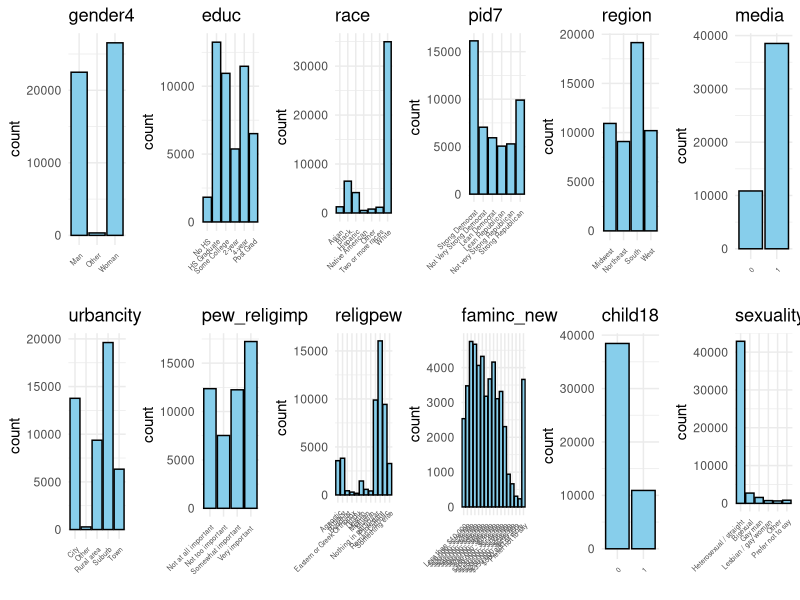
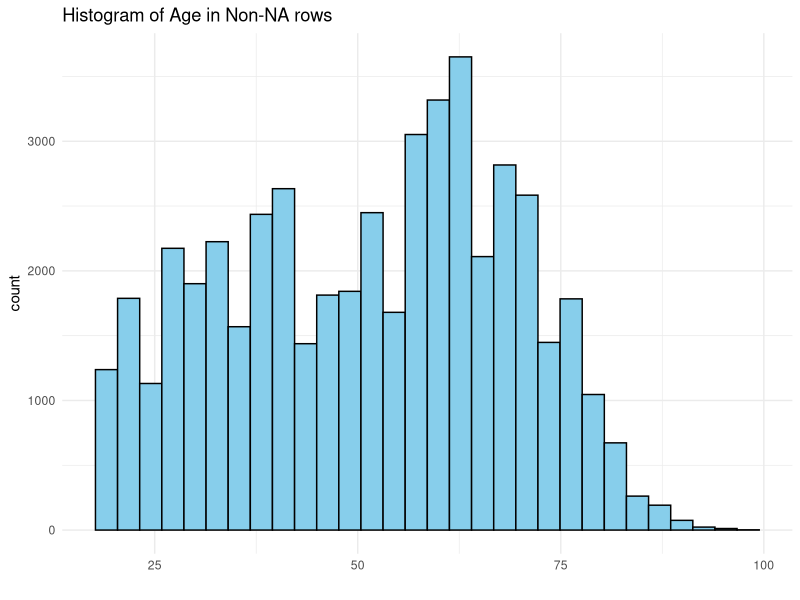
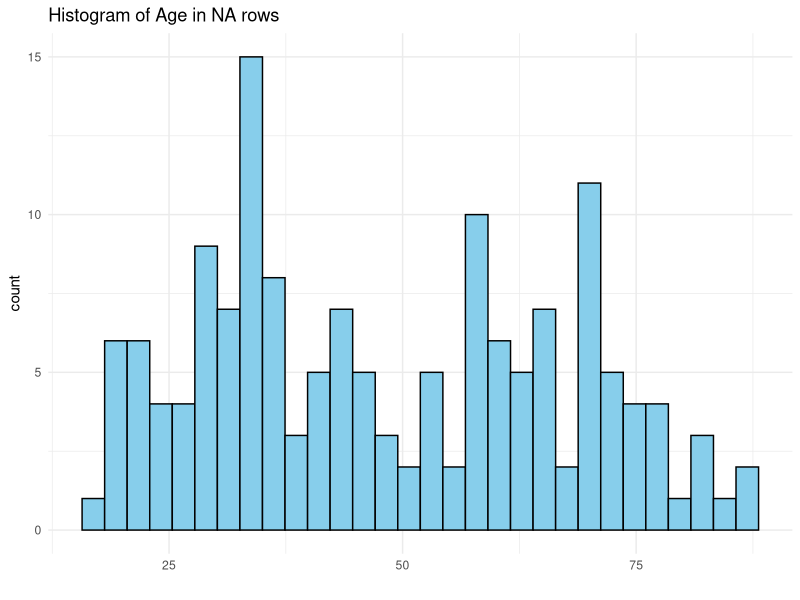
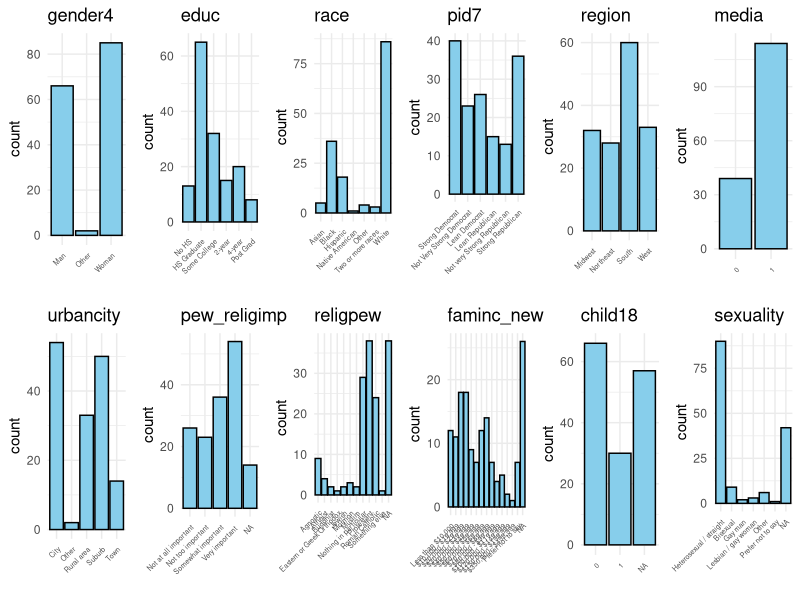
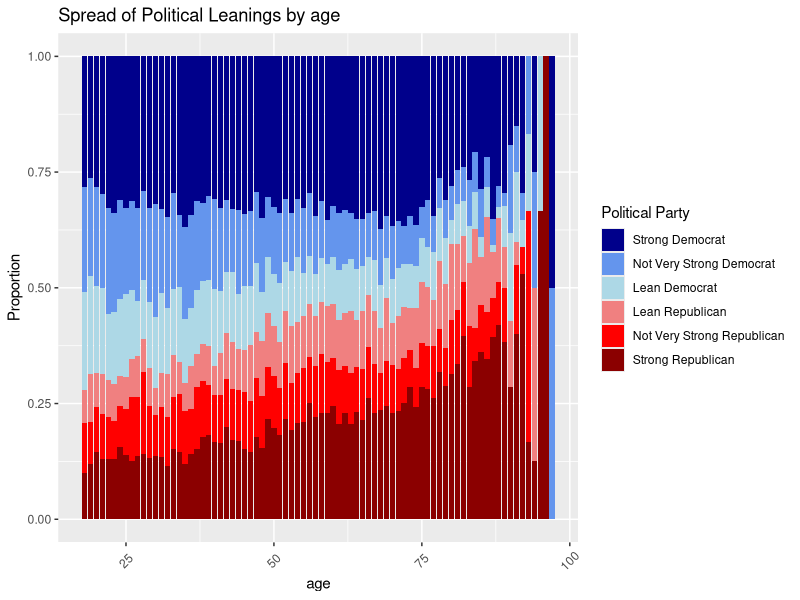
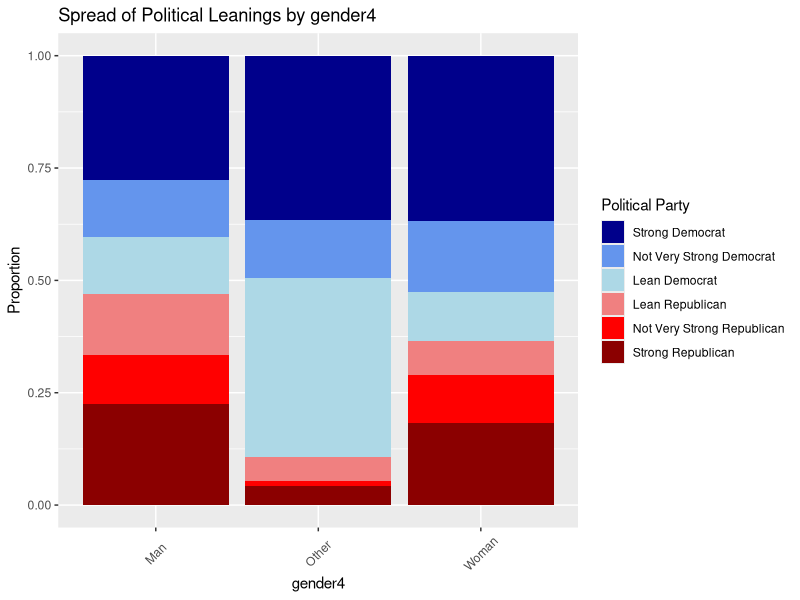
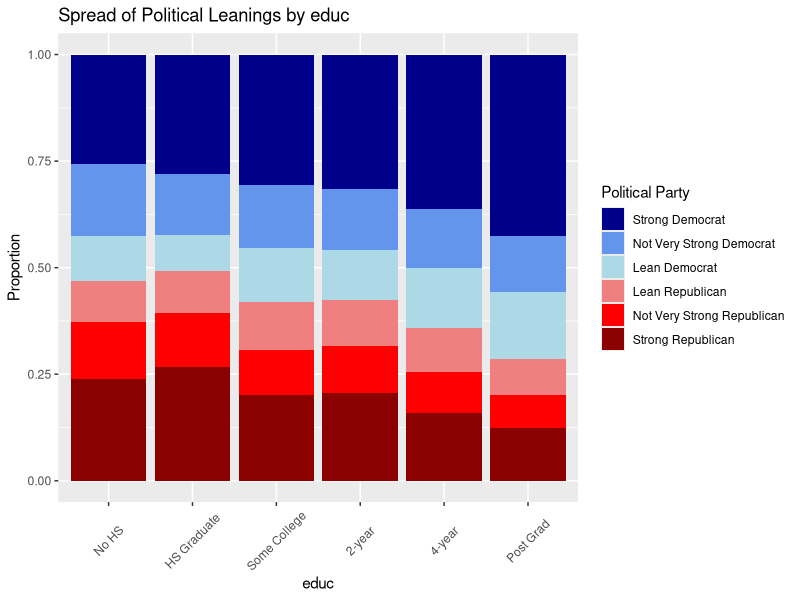
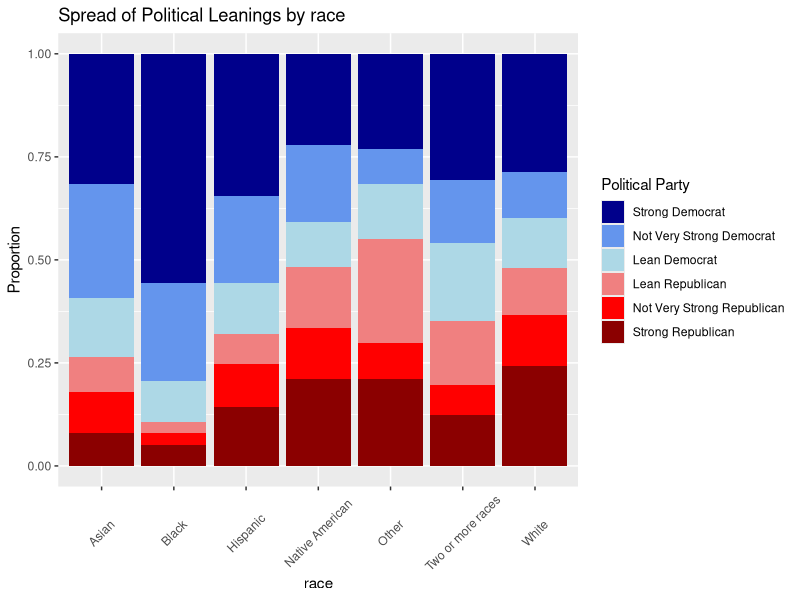

Generate these figures, in order, with R: (Note: this script raises an error after producing the figures.)
## ---- chunk 1

# Import Libraries

library(tidyverse)
library(dplyr)
library(foreign)
library(ggplot2)
library(MASS)
library(Hmisc)
library(reshape2)

#Formatting From 2022 Data

# data <- read_csv('data_2022.csv')
# data <- data %>% filter((!pid7 %in% c(4,8,9))) # dropped moderate and not sure
# data <- data %>% mutate(age = 2022 - birthyr)
# data <- data %>% rename(media = CC22_200_1)
# data <- data %>% select(age, gender4,educ,race,pid7,inputstate,region,media,urbancity,pew_religimp,religpew,faminc_new,child18,sexuality)
# 1 is yes, #2 is no 
## ---- chunk 2

# Clean up data_smol
data_smol <- read.csv("data_smol.csv")

# Get rid of state
data_smol <- data_smol[-6]

#Recoding variables of interest from numbers
data_smol <- data_smol %>%
  mutate(gender4 = case_when(gender4 == '1' ~ 'Man',
                             gender4 == '2' ~ 'Woman',
                             gender4 == '3' ~ 'Other',
                             gender4 == '4' ~ 'Other')) %>%
  mutate(race = recode(race,
                       '1' = 'White',
                       '2' = 'Black',
                       '3' = 'Hispanic',
                       '4' = 'Asian',
                       '5' = 'Native American',
                       '6' = 'Two or more races',
                       '7' = 'Other',
                       '8' = 'Native American')) %>%
  mutate(region = recode(region,
                         '1' = 'Northeast',
                         '2' = 'Midwest',
                         '3' = 'South',
                         '4' = 'West')) %>%
  mutate(educ = factor(recode(educ,
                                 '1' = 'No HS',
                                 '2' = 'HS Graduate',
                                 '3' = 'Some College',
                                 '4' = '2-year',
                                 '5' = '4-year',
                                 '6' = 'Post Grad'), 
                          #after recoding assign levels
                          levels = c(
                            'No HS',
                            'HS Graduate',
                            'Some College',
                            '2-year',
                            '4-year',
                            'Post Grad')))%>%
  mutate(pid7 = as.character(pid7)) %>%
  mutate(pid7 = factor(
    recode(pid7,
      '1' = 'Strong Democrat',
      '2' = 'Not Very Strong Democrat',
      '3' = 'Lean Democrat',
      '5' = 'Lean Republican',
      '6' = 'Not very Strong Republican',
      '7' = 'Strong Republican'),
    #After recoding, we assign the order here
    levels = c(
      'Strong Democrat',
      'Not Very Strong Democrat',
      'Lean Democrat',
      'Lean Republican',
      'Not very Strong Republican',
      'Strong Republican'
    )))%>%
mutate(urbancity = recode(urbancity,
                         '1' = 'City',
                         '2' = 'Suburb',
                         '3' = 'Town',
                         '4' = 'Rural area', 
                         '5' = 'Other'))%>%
mutate(pew_religimp= recode(pew_religimp,
                         '1' = 'Very important ',
                         '2' = 'Somewhat important',
                         '3' = 'Not too important',
                         '4' = 'Not at all important'))%>%
mutate(sexuality= recode(sexuality,
                         '1' = ' Heterosexual / straight',
                         '2' = 'Lesbian / gay woman',
                         '3' = 'Gay man',
                         '4' = 'Bisexual',
                         '5'='Other', 
                         '6'='Prefer not to say'))%>%
mutate(religpew = recode(religpew,
                           '1' = 'Protestant',
                           '2' = 'Roman Catholic',
                           '3' = 'Mormon',
                           '4' = 'Eastern or Greek Orthodox',
                           '5' = 'Jewish',
                           '6' = 'Muslim',
                           '7' = 'Buddhist',
                           '8' = 'Hindu',
                           '9' = 'Atheist',
                           '10' = 'Agnostic',
                           '11' = 'Nothing in particular',
                           '12' = 'Something else'))%>%
mutate(faminc_new=recode(faminc_new,
                      "1" = "Less than $10,000",
                      "2" = "$10,000 - $19,999",
                      "3" = "$20,000 - $29,999",
                      "4" = "$30,000 - $39,999",
                      "5" = "$40,000 - $49,999",
                      "6" = "$50,000 - $59,999",
                      "7" = "$60,000 - $69,999",
                      "8" = "$70,000 - $89,999",
                      "9" = "$80,000 - $99,999",
                      "10" = "$100,000 - $119,999",
                      "11" = "$120,000 - $149,999",
                      "12" = "$150,000 - $199,999",
                      "13" = "$200,000 - $249,999",
                      "14" = "$250,000 - $349,999",
                      "15" = "$350,000 - $499,999",
                      "16" = "$500,000 or more",
                      "97" = "Prefer not to say")) %>%
  mutate(faminc_new = factor(faminc_new, levels = c(
    "Less than $10,000",
    "$10,000 - $19,999",
    "$20,000 - $29,999",
    "$30,000 - $39,999",
    "$40,000 - $49,999",
    "$50,000 - $59,999",
    "$60,000 - $69,999",
    "$70,000 - $89,999",
    "$80,000 - $99,999",
    "$100,000 - $119,999",
    "$120,000 - $149,999",
    "$150,000 - $199,999",
    "$200,000 - $249,999",
    "$250,000 - $349,999",
    "$350,000 - $499,999",
    "$500,000 or more",
    "Prefer not to say"
  ))) %>%
  mutate(media = ifelse(media == 1, 1, 0)) %>%
  mutate(child18 = ifelse(child18 == 1, 1, 0)) 
## ---- chunk 3

# How many NAs do we have 

rows_with_na <- data_smol[which(rowSums(is.na(data_smol)) > 0),]

data_smol <- na.omit(data_smol)

## ---- chunk 4
#Plot the data_smol values

library(cowplot)

# Function to create bar plots for categorical variables using ggplot2
plot_categorical_ggplot <- function(data, col) {
  ggplot(data, aes(x = factor(data[[col]]))) +
    geom_bar(fill = "skyblue", color = "black") +
    labs(title = col, x = "") +
    theme_minimal() +
    theme(axis.text.x = element_text(angle = 45, size = 5, hjust = 1))
}

# Create a list of ggplot objects
plots_list <- lapply(names(data_smol)[-which(names(data_smol) == "age")], function(col) {
  plot_categorical_ggplot(data_smol, col)
})

# Combine the plots into a grid
plot_grid(plotlist = plots_list, ncol = 6)

## ---- chunk 5

#Age 

ggplot(data_smol, aes(x = age)) +
    geom_histogram(fill = "skyblue", color = "black") +
    labs(title = "Histogram of Age in Non-NA rows", x = "") +
    theme_minimal() 

ggplot(rows_with_na, aes(x = age)) +
    geom_histogram(fill = "skyblue", color = "black") +
    labs(title = "Histogram of Age in NA rows", x = "") +
    theme_minimal() 

## ---- chunk 6

#Plot the rows_with_na values


# Create a list of ggplot objects
plots_list <- lapply(names(rows_with_na)[-which(names(rows_with_na) == "age")], function(col) {
  plot_categorical_ggplot(rows_with_na, col)
})

# Combine the plots into a grid
plot_grid(plotlist = plots_list, ncol = 6)


## ---- chunk 7

# Bar Plot

names <- colnames(data_smol)

for (i in 1:length(names(data_smol))) {
  plot <- ggplot(data_smol, aes(x = !!sym(names(data_smol)[i]), fill = pid7)) +
    geom_bar(position = "fill", stat = "count") +
    labs(title = paste("Spread of Political Leanings by", names(data_smol)[i]),
         x = names(data_smol)[i],
         y = "Proportion") +
    scale_fill_manual(values = rev(c("darkred",  "red1", "lightcoral", "lightblue", "cornflowerblue", "darkblue")),
                      name = "Political Party",
                      labels = c('Strong Democrat', 'Not Very Strong Democrat', 'Lean Democrat',
                                 'Lean Republican', 'Not Very Strong Republican', 'Strong Republican')) +
    theme(axis.text.x = element_text(angle = 45, hjust = 0.5, vjust = .5))
  
  print(plot)
  }


## ---- chunk 8

# Bar Plot: Gender Distribution Across Political Parties with Flipped Colors
ggplot(data_smol, aes(x = gender4, fill = pid7)) +
  geom_bar(position = "fill", stat = "count") +
  labs(title = " Spread of Political Leanings by Gender",
       x = "Gender",
       y = "Proportion") +
  scale_fill_manual(values = rev(c("darkred", "lightcoral", "indianred1", "lightblue", "cornflowerblue", "darkblue")),
                    name = "Political Party",
                    labels = c('Strong Democrat', 'Not Very Strong Democrat', 'Lean Democrat',
                               'Lean Republican', 'Not Very Strong Republican', 'Strong Republican')) +
  theme(axis.text.x = element_text(angle = 0, hjust = 0.5))  # Adjust the angle for better readability

## ---- chunk 9
#Baseline gender model:
gender4_model<- polr(pid7 ~ gender4, data = data_smol, Hess=TRUE)
#store summary
summary_gender4_model<-summary(gender4_model)
# store table
(ctable_baseline_gender <- coef(summary(gender4_model)))
## calculate and store p values
baseline_gender_p <- pnorm(abs(ctable_baseline_gender[, "t value"]), lower.tail = FALSE) * 2
## combined table
(ctable_baseline_gender <- cbind(ctable_baseline_gender, "p value" = baseline_gender_p))

#checking_assumptions

pid7_mapping <- c('Strong Democrat' = 1,
                  'Not Very Strong Democrat' = 2,
                  'Lean Democrat' = 3,
                  'Lean Republican' = 4,
                  'Not very Strong Republican' = 5,
                  'Strong Republican' = 6)

data_smol_dinan <- data_smol %>%
  mutate(pid7_num = as.numeric(recode_factor(pid7, !!!pid7_mapping)))


sf <- function(y) {
  c('Y>=1' = qlogis(mean(y >= 1)),
    'Y>=2' = qlogis(mean(y >= 2)),
    'Y>=3' = qlogis(mean(y >= 3)), 
    'Y>=4' = qlogis(mean(y >= 4)),
    'Y>=5' = qlogis(mean(y >= 5)))
}

#testing assumptions for gender baseline
gender_baseline <- with(data_smol_dinan, summary(as.numeric(pid7_num) ~ gender4, fun=sf))
plot(gender_baseline, which=1:5, pch=1:5, xlab='logit', main=' ', xlim=range(c(-3,3)))

## ---- chunk 10
#gender and  with race model
race_gender_model<- polr(pid7 ~ gender4*race, data = data_smol, Hess=TRUE)
#store summary
summary_race_gender_model<-summary(race_gender_model)
# store table
(ctable_race_gender <- coef(summary(race_gender_model)))
## calculate and store p values
race_gender_p <- pnorm(abs(ctable_race_gender[, "t value"]), lower.tail = FALSE) * 2
## combined table
(ctable_race_gender <- cbind(ctable_race_gender, "p value" = race_gender_p))

#testing assumptions for gender + race
s_gender_race<- with(data_smol_dinan, summary(as.numeric(pid7_num) ~ gender4* race, fun=sf))

plot(s_gender_race, which=1:5, pch=1:5, xlab='logit', main=' ', xlim=range(c(-5,5)))

## ---- chunk 11
#trying dinan's
#testing assumptions for region 
s <- with(data_smol_dinan, summary(as.numeric(pid7_num) ~ region, fun=sf))

plot(s, which=1:5, pch=1:5, xlab='logit', main=' ', xlim=range(c(-2,2)))

#testing assumptions for region + urbancity 
s_region_city<- with(data_smol_dinan, summary(as.numeric(pid7_num) ~ region + urbancity, fun=sf))

plot(s_region_city, which=1:5, pch=1:5, xlab='logit', main=' ', xlim=range(c(-2,2)))
## ---- chunk 12
 
#basic ordered logistic regression taking into account region
region_model<- polr(pid7 ~ region, data = data_smol, Hess=TRUE)
 
summary(region_model)

#basic ordered logistic regression taking into account region and urbancity 
region_urban_model<- polr(pid7 ~ region + urbancity, data = data_smol, Hess=TRUE)

summary(region_urban_model)

#checking_assumptions

pid7_mapping <- c('Strong Democrat' = 1,
                  'Not Very Strong Democrat' = 2,
                  'Lean Democrat' = 3,
                  'Lean Republican' = 4,
                  'Not very Strong Republican' = 5,
                  'Strong Republican' = 6)

data_smol_dinan <- data_smol %>%
  mutate(pid7_num = as.numeric(recode_factor(pid7, !!!pid7_mapping)))


sf <- function(y) {
  c('Y>=1' = qlogis(mean(y >= 1)),
    'Y>=2' = qlogis(mean(y >= 2)),
    'Y>=3' = qlogis(mean(y >= 3)), 
    'Y>=4' = qlogis(mean(y >= 4)),
    'Y>=5' = qlogis(mean(y >= 5)))
}

#testing assumptions for region 
s <- with(data_smol_dinan, summary(as.numeric(pid7_num) ~ region, fun=sf))

plot(s, which=1:3, pch=1:3, xlab='logit', main=' ', xlim=range(s[,3:4]))

#testing assumptions for region + urbancity 
s_region_city<- with(data_smol_dinan, summary(as.numeric(pid7_num) ~ region + urbancity, fun=sf))

plot(s_region_city, which=1:3, pch=1:3, xlab='logit', main=' ', xlim=range(s[,3:4]))

## ---- chunk 13

#religion 

religion_model <- polr(pid7 ~ religpew, data = data_smol, Hess=TRUE)

summary(religion_model)

# Extracting coefficient information
coef_summary <- summary(religion_model)$coef[1:11,]

# Names of the religions
religions <- sub("religpew", "", rownames(coef_summary))
coefficients <- as.numeric(coef_summary[, 1])
se <- as.numeric(coef_summary[, 2])

df <- data.frame(Religion = religions, Coefficient = coefficients, SE = se)

df$Religion <- reorder(df$Religion, df$Coefficient)

ggplot(df, aes(x = Coefficient, y = Religion)) +
  geom_point(size = 3, color = "blue", fill = "blue") +
  geom_errorbarh(aes(xmin = Coefficient - 2 * SE, xmax = Coefficient + 2 * SE), height = 0.2, color = "black") +
  labs(title = "Dot and Whisker Plot of Coefficients",
       x = "Coefficient Value") +
  theme_minimal()
## ---- chunk 14
library(randomForest)

# Split the dataset into training and testing sets
set.seed(139) 
train_indices <- sample(1:nrow(data_smol), 0.7 * nrow(data_smol))  # 70% for training
train_data <- data_smol[train_indices, ]
test_data <- data_smol[-train_indices, ]

# Create a random forest model
rf_model <- randomForest(pid7 ~ ., data = train_data, ntree = 500, importance = TRUE)

# Extract variable importance from the random forest model
var_importance <- importance(rf_model)
print(var_importance)
varImpPlot(rf_model)

# Make predictions on the test set
predictions <- predict(rf_model, test_data)

# Evaluate the model
conf_matrix <- table(predictions, test_data$pid7)
print(conf_matrix)
accuracy <- sum(diag(conf_matrix)) / sum(conf_matrix)
cat("Accuracy:", accuracy, "\n")
